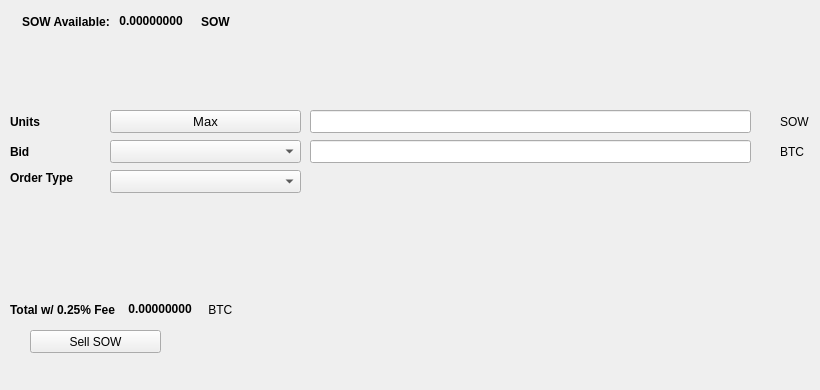
   <widget class="QWidget" name="SellTab">
    <attribute name="title">
     <string>Sell</string>
    </attribute>
    <widget class="QLabel" name="label_16">
     <property name="geometry">
      <rect>
       <x>780</x>
       <y>140</y>
       <width>31</width>
       <height>23</height>
      </rect>
     </property>
     <property name="text">
      <string>BTC</string>
     </property>
    </widget>
    <widget class="QComboBox" name="SellBidcomboBox">
     <property name="geometry">
      <rect>
       <x>110</x>
       <y>140</y>
       <width>191</width>
       <height>23</height>
      </rect>
     </property>
     <property name="font">
      <font>
       <pointsize>10</pointsize>
      </font>
     </property>
    </widget>
    <widget class="QLabel" name="label_18">
     <property name="geometry">
      <rect>
       <x>10</x>
       <y>110</y>
       <width>46</width>
       <height>23</height>
      </rect>
     </property>
     <property name="font">
      <font>
       <weight>75</weight>
       <bold>true</bold>
      </font>
     </property>
     <property name="text">
      <string>Units</string>
     </property>
    </widget>
    <widget class="QPushButton" name="Sell_Max_Amount">
     <property name="geometry">
      <rect>
       <x>110</x>
       <y>110</y>
       <width>191</width>
       <height>23</height>
      </rect>
     </property>
     <property name="font">
      <font>
       <pointsize>10</pointsize>
      </font>
     </property>
     <property name="text">
      <string>Max</string>
     </property>
    </widget>
    <widget class="QLabel" name="label_20">
     <property name="geometry">
      <rect>
       <x>10</x>
       <y>170</y>
       <width>91</width>
       <height>16</height>
      </rect>
     </property>
     <property name="font">
      <font>
       <weight>75</weight>
       <bold>true</bold>
      </font>
     </property>
     <property name="text">
      <string>Order Type</string>
     </property>
    </widget>
    <widget class="QComboBox" name="SellOrdertypeCombo">
     <property name="geometry">
      <rect>
       <x>110</x>
       <y>170</y>
       <width>191</width>
       <height>23</height>
      </rect>
     </property>
     <property name="font">
      <font>
       <pointsize>10</pointsize>
      </font>
     </property>
    </widget>
    <widget class="QLabel" name="label_21">
     <property name="geometry">
      <rect>
       <x>10</x>
       <y>140</y>
       <width>46</width>
       <height>23</height>
      </rect>
     </property>
     <property name="font">
      <font>
       <weight>75</weight>
       <bold>true</bold>
      </font>
     </property>
     <property name="text">
      <string>Bid</string>
     </property>
    </widget>
    <widget class="QLabel" name="label_22">
     <property name="geometry">
      <rect>
       <x>780</x>
       <y>110</y>
       <width>31</width>
       <height>23</height>
      </rect>
     </property>
     <property name="text">
      <string>SOW</string>
     </property>
    </widget>
    <widget class="QLineEdit" name="UnitsInputSOW">
     <property name="geometry">
      <rect>
       <x>310</x>
       <y>110</y>
       <width>441</width>
       <height>23</height>
      </rect>
     </property>
     <property name="font">
      <font>
       <pointsize>9</pointsize>
       <weight>75</weight>
       <bold>true</bold>
      </font>
     </property>
    </widget>
    <widget class="QLineEdit" name="SellBidPriceEdit">
     <property name="geometry">
      <rect>
       <x>310</x>
       <y>140</y>
       <width>441</width>
       <height>23</height>
      </rect>
     </property>
     <property name="font">
      <font>
       <pointsize>9</pointsize>
       <weight>75</weight>
       <bold>true</bold>
      </font>
     </property>
    </widget>
    <widget class="QPushButton" name="SellSOWBTN">
     <property name="geometry">
      <rect>
       <x>30</x>
       <y>330</y>
       <width>131</width>
       <height>23</height>
      </rect>
     </property>
     <property name="text">
      <string>Sell SOW</string>
     </property>
     <property name="icon">
      <iconset resource="../storofwealth">
       <normaloff>:/icons/bitcoin</normaloff>:/icons/bitcoin</iconset>
     </property>
    </widget>
    <widget class="QWidget" name="layoutWidget3">
     <property name="geometry">
      <rect>
       <x>22</x>
       <y>12</y>
       <width>258</width>
       <height>19</height>
      </rect>
     </property>
     <layout class="QHBoxLayout" name="horizontalLayout">
      <item>
       <widget class="QLabel" name="label232_2">
        <property name="font">
         <font>
          <weight>75</weight>
          <bold>true</bold>
         </font>
        </property>
        <property name="text">
         <string>SOW Available:</string>
        </property>
       </widget>
      </item>
      <item>
       <widget class="QLabel" name="SOWAvailableLabel">
        <property name="palette">
         <palette>
          <active>
           <colorrole role="WindowText">
            <brush brushstyle="SolidPattern">
             <color alpha="255">
              <red>0</red>
              <green>0</green>
              <blue>0</blue>
             </color>
            </brush>
           </colorrole>
           <colorrole role="Button">
            <brush brushstyle="SolidPattern">
             <color alpha="255">
              <red>0</red>
              <green>170</green>
              <blue>0</blue>
             </color>
            </brush>
           </colorrole>
           <colorrole role="Light">
            <brush brushstyle="SolidPattern">
             <color alpha="255">
              <red>0</red>
              <green>255</green>
              <blue>0</blue>
             </color>
            </brush>
           </colorrole>
           <colorrole role="Midlight">
            <brush brushstyle="SolidPattern">
             <color alpha="255">
              <red>0</red>
              <green>212</green>
              <blue>0</blue>
             </color>
            </brush>
           </colorrole>
           <colorrole role="Dark">
            <brush brushstyle="SolidPattern">
             <color alpha="255">
              <red>0</red>
              <green>85</green>
              <blue>0</blue>
             </color>
            </brush>
           </colorrole>
           <colorrole role="Mid">
            <brush brushstyle="SolidPattern">
             <color alpha="255">
              <red>0</red>
              <green>113</green>
              <blue>0</blue>
             </color>
            </brush>
           </colorrole>
           <colorrole role="Text">
            <brush brushstyle="SolidPattern">
             <color alpha="255">
              <red>0</red>
              <green>170</green>
              <blue>0</blue>
             </color>
            </brush>
           </colorrole>
           <colorrole role="BrightText">
            <brush brushstyle="SolidPattern">
             <color alpha="255">
              <red>255</red>
              <green>255</green>
              <blue>255</blue>
             </color>
            </brush>
           </colorrole>
           <colorrole role="ButtonText">
            <brush brushstyle="SolidPattern">
             <color alpha="255">
              <red>0</red>
              <green>0</green>
              <blue>0</blue>
             </color>
            </brush>
           </colorrole>
           <colorrole role="Base">
            <brush brushstyle="SolidPattern">
             <color alpha="255">
              <red>255</red>
              <green>255</green>
              <blue>255</blue>
             </color>
            </brush>
           </colorrole>
           <colorrole role="Window">
            <brush brushstyle="SolidPattern">
             <color alpha="255">
              <red>0</red>
              <green>170</green>
              <blue>0</blue>
             </color>
            </brush>
           </colorrole>
           <colorrole role="Shadow">
            <brush brushstyle="SolidPattern">
             <color alpha="255">
              <red>0</red>
              <green>0</green>
              <blue>0</blue>
             </color>
            </brush>
           </colorrole>
           <colorrole role="AlternateBase">
            <brush brushstyle="SolidPattern">
             <color alpha="255">
              <red>127</red>
              <green>212</green>
              <blue>127</blue>
             </color>
            </brush>
           </colorrole>
           <colorrole role="ToolTipBase">
            <brush brushstyle="SolidPattern">
             <color alpha="255">
              <red>255</red>
              <green>255</green>
              <blue>220</blue>
             </color>
            </brush>
           </colorrole>
           <colorrole role="ToolTipText">
            <brush brushstyle="SolidPattern">
             <color alpha="255">
              <red>0</red>
              <green>0</green>
              <blue>0</blue>
             </color>
            </brush>
           </colorrole>
          </active>
          <inactive>
           <colorrole role="WindowText">
            <brush brushstyle="SolidPattern">
             <color alpha="255">
              <red>0</red>
              <green>0</green>
              <blue>0</blue>
             </color>
            </brush>
           </colorrole>
           <colorrole role="Button">
            <brush brushstyle="SolidPattern">
             <color alpha="255">
              <red>0</red>
              <green>170</green>
              <blue>0</blue>
             </color>
            </brush>
           </colorrole>
           <colorrole role="Light">
            <brush brushstyle="SolidPattern">
             <color alpha="255">
              <red>0</red>
              <green>255</green>
              <blue>0</blue>
             </color>
            </brush>
           </colorrole>
           <colorrole role="Midlight">
            <brush brushstyle="SolidPattern">
             <color alpha="255">
              <red>0</red>
              <green>212</green>
              <blue>0</blue>
             </color>
            </brush>
           </colorrole>
           <colorrole role="Dark">
            <brush brushstyle="SolidPattern">
             <color alpha="255">
              <red>0</red>
              <green>85</green>
              <blue>0</blue>
             </color>
            </brush>
           </colorrole>
           <colorrole role="Mid">
            <brush brushstyle="SolidPattern">
             <color alpha="255">
              <red>0</red>
              <green>113</green>
              <blue>0</blue>
             </color>
            </brush>
           </colorrole>
           <colorrole role="Text">
            <brush brushstyle="SolidPattern">
             <color alpha="255">
              <red>0</red>
              <green>170</green>
              <blue>0</blue>
             </color>
            </brush>
           </colorrole>
           <colorrole role="BrightText">
            <brush brushstyle="SolidPattern">
             <color alpha="255">
              <red>255</red>
              <green>255</green>
              <blue>255</blue>
             </color>
            </brush>
           </colorrole>
           <colorrole role="ButtonText">
            <brush brushstyle="SolidPattern">
             <color alpha="255">
              <red>0</red>
              <green>0</green>
              <blue>0</blue>
             </color>
            </brush>
           </colorrole>
           <colorrole role="Base">
            <brush brushstyle="SolidPattern">
             <color alpha="255">
              <red>255</red>
              <green>255</green>
              <blue>255</blue>
             </color>
            </brush>
           </colorrole>
           <colorrole role="Window">
            <brush brushstyle="SolidPattern">
             <color alpha="255">
              <red>0</red>
              <green>170</green>
              <blue>0</blue>
             </color>
            </brush>
           </colorrole>
           <colorrole role="Shadow">
            <brush brushstyle="SolidPattern">
             <color alpha="255">
              <red>0</red>
              <green>0</green>
              <blue>0</blue>
             </color>
            </brush>
           </colorrole>
           <colorrole role="AlternateBase">
            <brush brushstyle="SolidPattern">
             <color alpha="255">
              <red>127</red>
              <green>212</green>
              <blue>127</blue>
             </color>
            </brush>
           </colorrole>
           <colorrole role="ToolTipBase">
            <brush brushstyle="SolidPattern">
             <color alpha="255">
              <red>255</red>
              <green>255</green>
              <blue>220</blue>
             </color>
            </brush>
           </colorrole>
           <colorrole role="ToolTipText">
            <brush brushstyle="SolidPattern">
             <color alpha="255">
              <red>0</red>
              <green>0</green>
              <blue>0</blue>
             </color>
            </brush>
           </colorrole>
          </inactive>
          <disabled>
           <colorrole role="WindowText">
            <brush brushstyle="SolidPattern">
             <color alpha="255">
              <red>0</red>
              <green>85</green>
              <blue>0</blue>
             </color>
            </brush>
           </colorrole>
           <colorrole role="Button">
            <brush brushstyle="SolidPattern">
             <color alpha="255">
              <red>0</red>
              <green>170</green>
              <blue>0</blue>
             </color>
            </brush>
           </colorrole>
           <colorrole role="Light">
            <brush brushstyle="SolidPattern">
             <color alpha="255">
              <red>0</red>
              <green>255</green>
              <blue>0</blue>
             </color>
            </brush>
           </colorrole>
           <colorrole role="Midlight">
            <brush brushstyle="SolidPattern">
             <color alpha="255">
              <red>0</red>
              <green>212</green>
              <blue>0</blue>
             </color>
            </brush>
           </colorrole>
           <colorrole role="Dark">
            <brush brushstyle="SolidPattern">
             <color alpha="255">
              <red>0</red>
              <green>85</green>
              <blue>0</blue>
             </color>
            </brush>
           </colorrole>
           <colorrole role="Mid">
            <brush brushstyle="SolidPattern">
             <color alpha="255">
              <red>0</red>
              <green>113</green>
              <blue>0</blue>
             </color>
            </brush>
           </colorrole>
           <colorrole role="Text">
            <brush brushstyle="SolidPattern">
             <color alpha="255">
              <red>0</red>
              <green>85</green>
              <blue>0</blue>
             </color>
            </brush>
           </colorrole>
           <colorrole role="BrightText">
            <brush brushstyle="SolidPattern">
             <color alpha="255">
              <red>255</red>
              <green>255</green>
              <blue>255</blue>
             </color>
            </brush>
           </colorrole>
           <colorrole role="ButtonText">
            <brush brushstyle="SolidPattern">
             <color alpha="255">
              <red>0</red>
              <green>85</green>
              <blue>0</blue>
             </color>
            </brush>
           </colorrole>
           <colorrole role="Base">
            <brush brushstyle="SolidPattern">
             <color alpha="255">
              <red>0</red>
              <green>170</green>
              <blue>0</blue>
             </color>
            </brush>
           </colorrole>
           <colorrole role="Window">
            <brush brushstyle="SolidPattern">
             <color alpha="255">
              <red>0</red>
              <green>170</green>
              <blue>0</blue>
             </color>
            </brush>
           </colorrole>
           <colorrole role="Shadow">
            <brush brushstyle="SolidPattern">
             <color alpha="255">
              <red>0</red>
              <green>0</green>
              <blue>0</blue>
             </color>
            </brush>
           </colorrole>
           <colorrole role="AlternateBase">
            <brush brushstyle="SolidPattern">
             <color alpha="255">
              <red>0</red>
              <green>170</green>
              <blue>0</blue>
             </color>
            </brush>
           </colorrole>
           <colorrole role="ToolTipBase">
            <brush brushstyle="SolidPattern">
             <color alpha="255">
              <red>255</red>
              <green>255</green>
              <blue>220</blue>
             </color>
            </brush>
           </colorrole>
           <colorrole role="ToolTipText">
            <brush brushstyle="SolidPattern">
             <color alpha="255">
              <red>0</red>
              <green>0</green>
              <blue>0</blue>
             </color>
            </brush>
           </colorrole>
          </disabled>
         </palette>
        </property>
        <property name="font">
         <font>
          <weight>75</weight>
          <bold>true</bold>
         </font>
        </property>
        <property name="text">
         <string> 0.00000000 </string>
        </property>
        <property name="textInteractionFlags">
         <set>Qt::LinksAccessibleByMouse|Qt::TextSelectableByKeyboard|Qt::TextSelectableByMouse</set>
        </property>
       </widget>
      </item>
      <item>
       <widget class="QLabel" name="labelSOW">
        <property name="font">
         <font>
          <weight>75</weight>
          <bold>true</bold>
         </font>
        </property>
        <property name="text">
         <string>SOW</string>
        </property>
       </widget>
      </item>
     </layout>
    </widget>
    <widget class="QWidget" name="layoutWidget">
     <property name="geometry">
      <rect>
       <x>10</x>
       <y>300</y>
       <width>268</width>
       <height>19</height>
      </rect>
     </property>
     <layout class="QHBoxLayout" name="horizontalLayout_2">
      <item>
       <widget class="QLabel" name="label_19">
        <property name="font">
         <font>
          <weight>75</weight>
          <bold>true</bold>
         </font>
        </property>
        <property name="text">
         <string>Total w/ 0.25% Fee </string>
        </property>
       </widget>
      </item>
      <item>
       <widget class="QLabel" name="SellCostLabel">
        <property name="palette">
         <palette>
          <active>
           <colorrole role="WindowText">
            <brush brushstyle="SolidPattern">
             <color alpha="255">
              <red>0</red>
              <green>0</green>
              <blue>0</blue>
             </color>
            </brush>
           </colorrole>
           <colorrole role="Button">
            <brush brushstyle="SolidPattern">
             <color alpha="255">
              <red>0</red>
              <green>170</green>
              <blue>0</blue>
             </color>
            </brush>
           </colorrole>
           <colorrole role="Light">
            <brush brushstyle="SolidPattern">
             <color alpha="255">
              <red>0</red>
              <green>255</green>
              <blue>0</blue>
             </color>
            </brush>
           </colorrole>
           <colorrole role="Midlight">
            <brush brushstyle="SolidPattern">
             <color alpha="255">
              <red>0</red>
              <green>212</green>
              <blue>0</blue>
             </color>
            </brush>
           </colorrole>
           <colorrole role="Dark">
            <brush brushstyle="SolidPattern">
             <color alpha="255">
              <red>0</red>
              <green>85</green>
              <blue>0</blue>
             </color>
            </brush>
           </colorrole>
           <colorrole role="Mid">
            <brush brushstyle="SolidPattern">
             <color alpha="255">
              <red>0</red>
              <green>113</green>
              <blue>0</blue>
             </color>
            </brush>
           </colorrole>
           <colorrole role="Text">
            <brush brushstyle="SolidPattern">
             <color alpha="255">
              <red>0</red>
              <green>170</green>
              <blue>0</blue>
             </color>
            </brush>
           </colorrole>
           <colorrole role="BrightText">
            <brush brushstyle="SolidPattern">
             <color alpha="255">
              <red>255</red>
              <green>255</green>
              <blue>255</blue>
             </color>
            </brush>
           </colorrole>
           <colorrole role="ButtonText">
            <brush brushstyle="SolidPattern">
             <color alpha="255">
              <red>0</red>
              <green>0</green>
              <blue>0</blue>
             </color>
            </brush>
           </colorrole>
           <colorrole role="Base">
            <brush brushstyle="SolidPattern">
             <color alpha="255">
              <red>255</red>
              <green>255</green>
              <blue>255</blue>
             </color>
            </brush>
           </colorrole>
           <colorrole role="Window">
            <brush brushstyle="SolidPattern">
             <color alpha="255">
              <red>0</red>
              <green>170</green>
              <blue>0</blue>
             </color>
            </brush>
           </colorrole>
           <colorrole role="Shadow">
            <brush brushstyle="SolidPattern">
             <color alpha="255">
              <red>0</red>
              <green>0</green>
              <blue>0</blue>
             </color>
            </brush>
           </colorrole>
           <colorrole role="AlternateBase">
            <brush brushstyle="SolidPattern">
             <color alpha="255">
              <red>127</red>
              <green>212</green>
              <blue>127</blue>
             </color>
            </brush>
           </colorrole>
           <colorrole role="ToolTipBase">
            <brush brushstyle="SolidPattern">
             <color alpha="255">
              <red>255</red>
              <green>255</green>
              <blue>220</blue>
             </color>
            </brush>
           </colorrole>
           <colorrole role="ToolTipText">
            <brush brushstyle="SolidPattern">
             <color alpha="255">
              <red>0</red>
              <green>0</green>
              <blue>0</blue>
             </color>
            </brush>
           </colorrole>
          </active>
          <inactive>
           <colorrole role="WindowText">
            <brush brushstyle="SolidPattern">
             <color alpha="255">
              <red>0</red>
              <green>0</green>
              <blue>0</blue>
             </color>
            </brush>
           </colorrole>
           <colorrole role="Button">
            <brush brushstyle="SolidPattern">
             <color alpha="255">
              <red>0</red>
              <green>170</green>
              <blue>0</blue>
             </color>
            </brush>
           </colorrole>
           <colorrole role="Light">
            <brush brushstyle="SolidPattern">
             <color alpha="255">
              <red>0</red>
              <green>255</green>
              <blue>0</blue>
             </color>
            </brush>
           </colorrole>
           <colorrole role="Midlight">
            <brush brushstyle="SolidPattern">
             <color alpha="255">
              <red>0</red>
              <green>212</green>
              <blue>0</blue>
             </color>
            </brush>
           </colorrole>
           <colorrole role="Dark">
            <brush brushstyle="SolidPattern">
             <color alpha="255">
              <red>0</red>
              <green>85</green>
              <blue>0</blue>
             </color>
            </brush>
           </colorrole>
           <colorrole role="Mid">
            <brush brushstyle="SolidPattern">
             <color alpha="255">
              <red>0</red>
              <green>113</green>
              <blue>0</blue>
             </color>
            </brush>
           </colorrole>
           <colorrole role="Text">
            <brush brushstyle="SolidPattern">
             <color alpha="255">
              <red>0</red>
              <green>170</green>
              <blue>0</blue>
             </color>
            </brush>
           </colorrole>
           <colorrole role="BrightText">
            <brush brushstyle="SolidPattern">
             <color alpha="255">
              <red>255</red>
              <green>255</green>
              <blue>255</blue>
             </color>
            </brush>
           </colorrole>
           <colorrole role="ButtonText">
            <brush brushstyle="SolidPattern">
             <color alpha="255">
              <red>0</red>
              <green>0</green>
              <blue>0</blue>
             </color>
            </brush>
           </colorrole>
           <colorrole role="Base">
            <brush brushstyle="SolidPattern">
             <color alpha="255">
              <red>255</red>
              <green>255</green>
              <blue>255</blue>
             </color>
            </brush>
           </colorrole>
           <colorrole role="Window">
            <brush brushstyle="SolidPattern">
             <color alpha="255">
              <red>0</red>
              <green>170</green>
              <blue>0</blue>
             </color>
            </brush>
           </colorrole>
           <colorrole role="Shadow">
            <brush brushstyle="SolidPattern">
             <color alpha="255">
              <red>0</red>
              <green>0</green>
              <blue>0</blue>
             </color>
            </brush>
           </colorrole>
           <colorrole role="AlternateBase">
            <brush brushstyle="SolidPattern">
             <color alpha="255">
              <red>127</red>
              <green>212</green>
              <blue>127</blue>
             </color>
            </brush>
           </colorrole>
           <colorrole role="ToolTipBase">
            <brush brushstyle="SolidPattern">
             <color alpha="255">
              <red>255</red>
              <green>255</green>
              <blue>220</blue>
             </color>
            </brush>
           </colorrole>
           <colorrole role="ToolTipText">
            <brush brushstyle="SolidPattern">
             <color alpha="255">
              <red>0</red>
              <green>0</green>
              <blue>0</blue>
             </color>
            </brush>
           </colorrole>
          </inactive>
          <disabled>
           <colorrole role="WindowText">
            <brush brushstyle="SolidPattern">
             <color alpha="255">
              <red>0</red>
              <green>85</green>
              <blue>0</blue>
             </color>
            </brush>
           </colorrole>
           <colorrole role="Button">
            <brush brushstyle="SolidPattern">
             <color alpha="255">
              <red>0</red>
              <green>170</green>
              <blue>0</blue>
             </color>
            </brush>
           </colorrole>
           <colorrole role="Light">
            <brush brushstyle="SolidPattern">
             <color alpha="255">
              <red>0</red>
              <green>255</green>
              <blue>0</blue>
             </color>
            </brush>
           </colorrole>
           <colorrole role="Midlight">
            <brush brushstyle="SolidPattern">
             <color alpha="255">
              <red>0</red>
              <green>212</green>
              <blue>0</blue>
             </color>
            </brush>
           </colorrole>
           <colorrole role="Dark">
            <brush brushstyle="SolidPattern">
             <color alpha="255">
              <red>0</red>
              <green>85</green>
              <blue>0</blue>
             </color>
            </brush>
           </colorrole>
           <colorrole role="Mid">
            <brush brushstyle="SolidPattern">
             <color alpha="255">
              <red>0</red>
              <green>113</green>
              <blue>0</blue>
             </color>
            </brush>
           </colorrole>
           <colorrole role="Text">
            <brush brushstyle="SolidPattern">
             <color alpha="255">
              <red>0</red>
              <green>85</green>
              <blue>0</blue>
             </color>
            </brush>
           </colorrole>
           <colorrole role="BrightText">
            <brush brushstyle="SolidPattern">
             <color alpha="255">
              <red>255</red>
              <green>255</green>
              <blue>255</blue>
             </color>
            </brush>
           </colorrole>
           <colorrole role="ButtonText">
            <brush brushstyle="SolidPattern">
             <color alpha="255">
              <red>0</red>
              <green>85</green>
              <blue>0</blue>
             </color>
            </brush>
           </colorrole>
           <colorrole role="Base">
            <brush brushstyle="SolidPattern">
             <color alpha="255">
              <red>0</red>
              <green>170</green>
              <blue>0</blue>
             </color>
            </brush>
           </colorrole>
           <colorrole role="Window">
            <brush brushstyle="SolidPattern">
             <color alpha="255">
              <red>0</red>
              <green>170</green>
              <blue>0</blue>
             </color>
            </brush>
           </colorrole>
           <colorrole role="Shadow">
            <brush brushstyle="SolidPattern">
             <color alpha="255">
              <red>0</red>
              <green>0</green>
              <blue>0</blue>
             </color>
            </brush>
           </colorrole>
           <colorrole role="AlternateBase">
            <brush brushstyle="SolidPattern">
             <color alpha="255">
              <red>0</red>
              <green>170</green>
              <blue>0</blue>
             </color>
            </brush>
           </colorrole>
           <colorrole role="ToolTipBase">
            <brush brushstyle="SolidPattern">
             <color alpha="255">
              <red>255</red>
              <green>255</green>
              <blue>220</blue>
             </color>
            </brush>
           </colorrole>
           <colorrole role="ToolTipText">
            <brush brushstyle="SolidPattern">
             <color alpha="255">
              <red>0</red>
              <green>0</green>
              <blue>0</blue>
             </color>
            </brush>
           </colorrole>
          </disabled>
         </palette>
        </property>
        <property name="font">
         <font>
          <weight>75</weight>
          <bold>true</bold>
         </font>
        </property>
        <property name="autoFillBackground">
         <bool>false</bool>
        </property>
        <property name="text">
         <string> 0.00000000</string>
        </property>
        <property name="textInteractionFlags">
         <set>Qt::LinksAccessibleByMouse|Qt::TextSelectableByMouse</set>
        </property>
       </widget>
      </item>
      <item>
       <widget class="QLabel" name="label_17">
        <property name="font">
         <font>
          <weight>50</weight>
          <bold>false</bold>
         </font>
        </property>
        <property name="text">
         <string> BTC</string>
        </property>
       </widget>
      </item>
     </layout>
    </widget>
    <widget class="QLabel" name="label_23">
     <property name="geometry">
      <rect>
       <x>460</x>
       <y>300</y>
       <width>281</width>
       <height>81</height>
      </rect>
     </property>
     <property name="text">
      <string/>
     </property>
     <property name="pixmap">
      <pixmap>:/images/bittrex</pixmap>
     </property>
    </widget>
   </widget>
